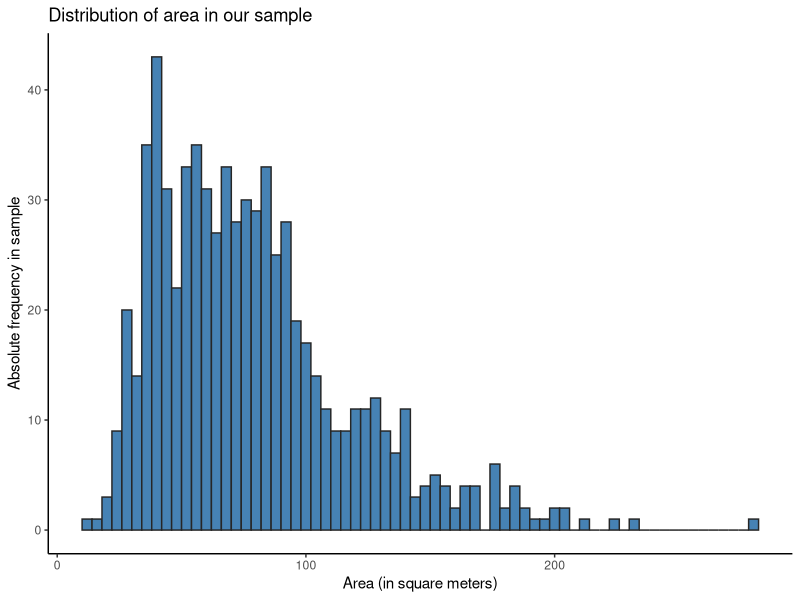
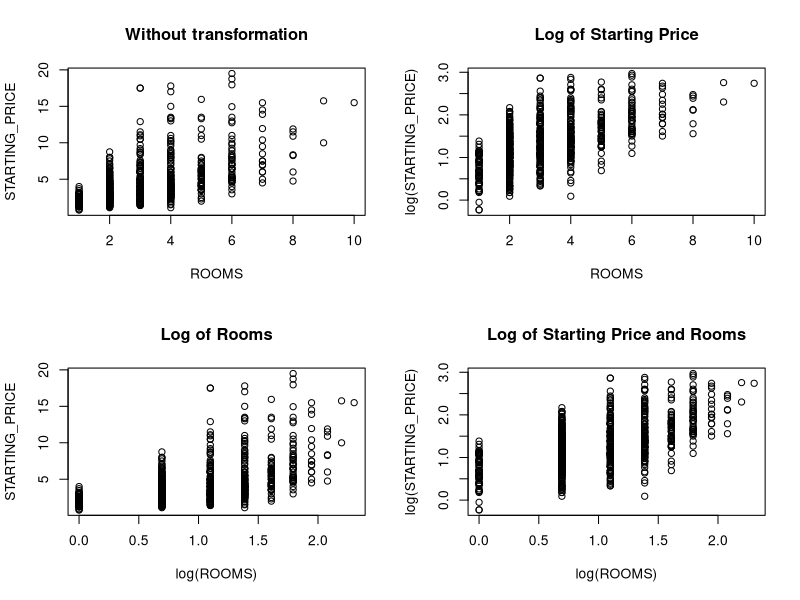
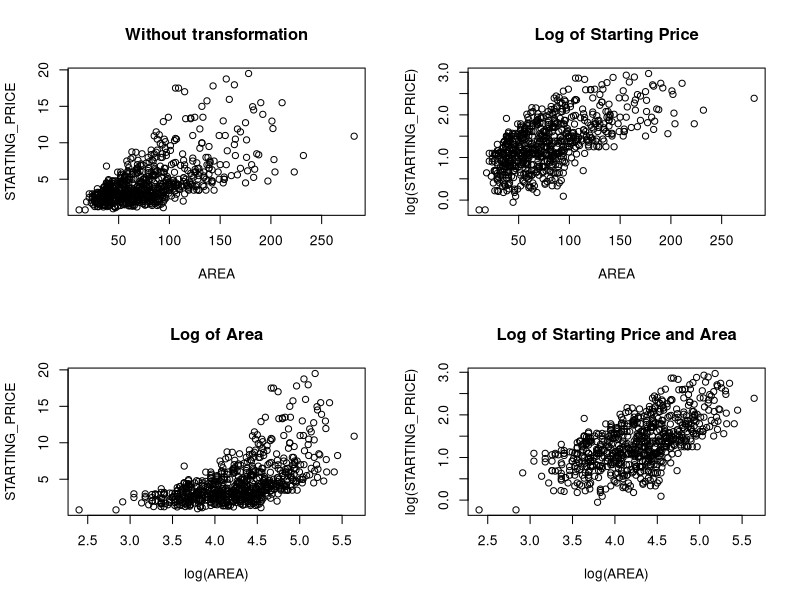
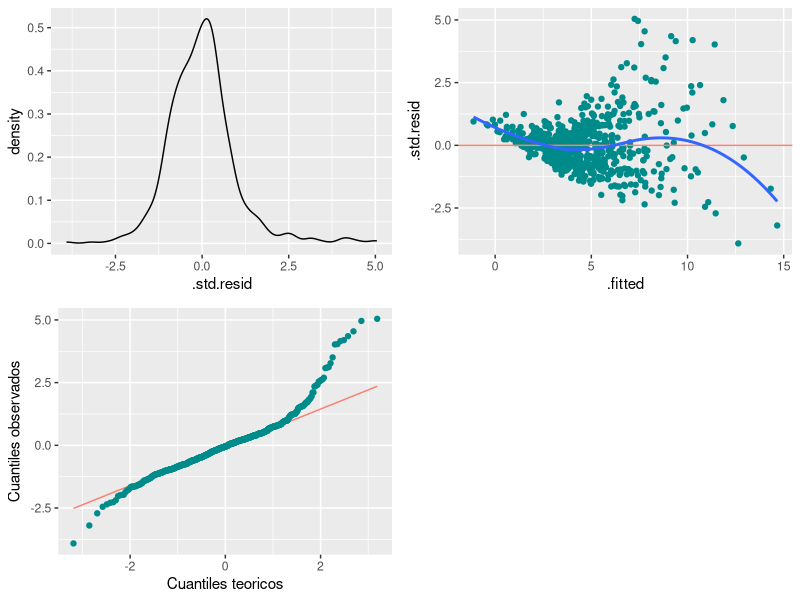
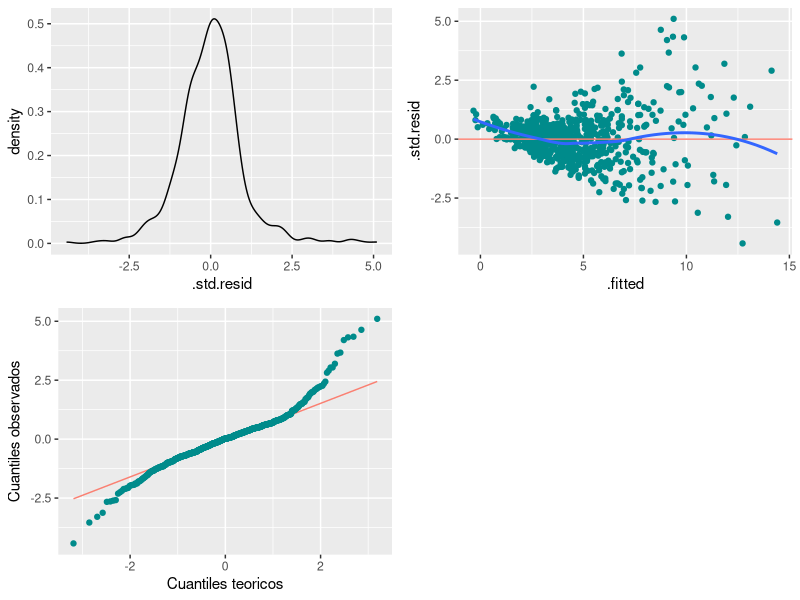
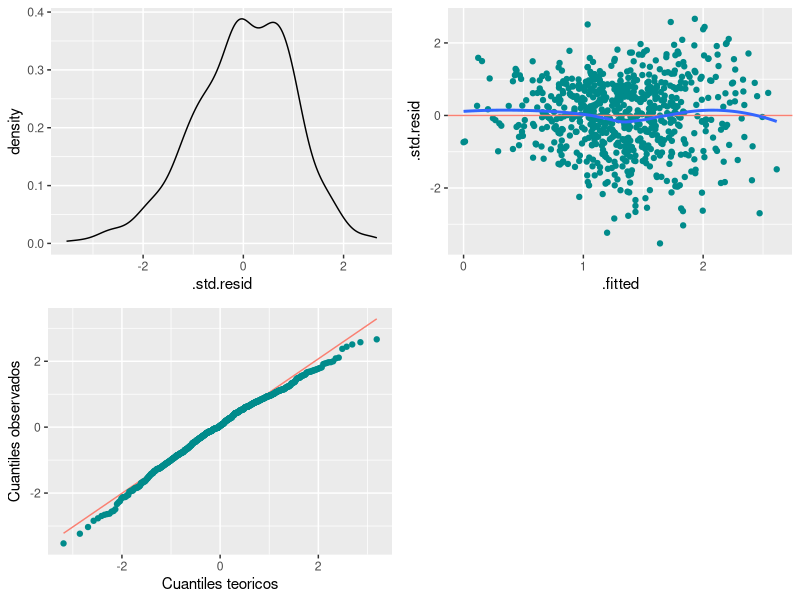
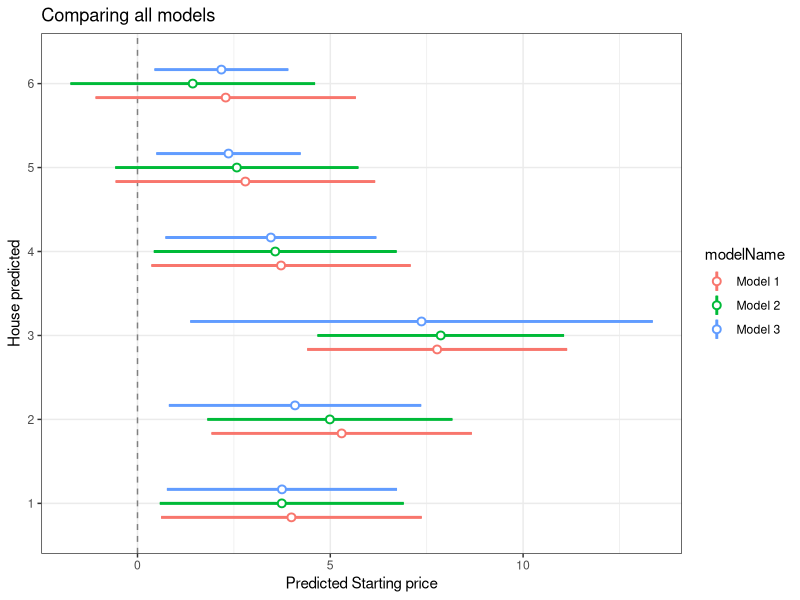

These charts were generated, in order, by the following R code:
## ---- chunk 1
library(readxl)
library(tidyverse)
library(ggplot2)
library(cowplot)
library(broom)
data <- read_excel("dataset01.xlsx")
test <- read_excel("test.xlsx")

data$STARTING_PRICE <- data$STARTING_PRICE / 1000000
data[c("REGION", "TYPE", "BALCONY")] <- lapply(data[c("REGION", "TYPE", "BALCONY")], as.factor)
levels(data$BALCONY) <- c("0", "1")
## ---- chunk 2
n_balconies <- sum(data$BALCONY == 1) # 390
n           <- length(data$BALCONY)   # 701
phat        <- n_balconies / n        # About 0.55635
p0          <- 0.5
se0         <- sqrt(p0 * (1 - p0) / n)
## ---- chunk 3
#| echo: true
z <- (phat - p0) / se0
p_value <- 2 * (1 - pnorm(abs(z)))
print(p_value)
## ---- chunk 4
#| echo: true
test_balcony = prop.test(n_balconies, n = n, p = 0.5, alternative = "two.sided", conf.level = 0.99)
test_balcony$p.value
## ---- chunk 5
alpha   <- 0.05
mu      <- 75
xbar    <- mean(data$AREA)
se      <- sqrt(sum((data$AREA - mu)^2) / (n-1)) # Population variance unknown
se_xbar <- se / sqrt(n) # Variance of xbar

data %>%
  ggplot() +
  geom_histogram(aes(AREA), fill = "steelblue", color = "grey15", binwidth = 4) + # Not really normally distributed...
  labs(title = "Distribution of area in our sample") +
  xlab("Area (in square meters)") +
  ylab("Absolute frequency in sample") +
  theme_classic()
## ---- chunk 6
#| echo: true
t_obs2  <- (xbar - mu) / se_xbar # 54.47
p_value2 <- 2 * (1 - pt(q=t_obs2,df=n-1))
print(p_value2)
## ---- chunk 7
#| echo: true
mean_test <- t.test(data$AREA, mu = mu, alternative = "two.sided", conf.level = 0.95)
mean_test$p.value
## ---- chunk 8
#| echo: true
phat  <- sum(data$TYPE == "Apartment") / n
z     <- qnorm(0.95) # Two-sided, so 90% ci uses z = 0.95
se    <- sqrt(phat*(1-phat)/n)
## ---- chunk 9
#| echo: true

conf_int <- c((phat - z*se), phat + z*se)
print(conf_int[2])

## ---- chunk 10
#| echo: true
ci <- prop.test(sum(data$TYPE == "Apartment"), n, conf.level = 0.9)
ci$conf.int
## ---- chunk 11
#| echo: true
xbar <- mean(data$ROOMS)  # About 3.15
se   <- sd(data$ROOMS)    # About 1.59
t975 <- qt(0.975, n-1)
## ---- chunk 12
#| echo: true
conf_int <- c((xbar - t975 * se / sqrt(n)), xbar + t975 * se / sqrt(n))
print(conf_int)
## ---- chunk 13
#| echo: true
ci <- t.test(data$ROOMS, conf.level = 0.95)
ci$conf.int
## ---- chunk 14
par(mfrow = c(2, 2))
plot(STARTING_PRICE ~ ROOMS, data = data, main = "Without transformation")
plot(log(STARTING_PRICE) ~ ROOMS, data = data, main = "Log of Starting Price")
plot(STARTING_PRICE ~ log(ROOMS), data = data, main = "Log of Rooms")
plot(log(STARTING_PRICE) ~ log(ROOMS), data = data, main = "Log of Starting Price and Rooms")
## ---- chunk 15
par(mfrow = c(2, 2))
plot(STARTING_PRICE ~ AREA, data = data, main = "Without transformation")
plot(log(STARTING_PRICE) ~ AREA, data = data, main = "Log of Starting Price")
plot(STARTING_PRICE ~ log(AREA), data = data, main = "Log of Area")
plot(log(STARTING_PRICE) ~ log(AREA), data = data, main = "Log of Starting Price and Area")

data <- read_excel("dataset01.xlsx")
data$STARTING_PRICE <- data$STARTING_PRICE / 1000000
data[c("REGION", "TYPE", "BALCONY")] <- lapply(data[c("REGION", "TYPE", "BALCONY")], as.factor)
## ---- chunk 16
m1 <- lm(STARTING_PRICE ~ REGION + TYPE + BALCONY + ROOMS + AREA, data = data)

base_model <- step(m1, direction = "backward", trace = 0)
#summary(base_model)
## ---- chunk 17

m2 <- lm(STARTING_PRICE ~ REGION + TYPE + BALCONY + ROOMS + AREA + 
          REGION*TYPE + REGION*BALCONY + REGION*ROOMS + REGION*AREA + 
          TYPE*BALCONY + TYPE*ROOMS + TYPE*AREA + 
          BALCONY*ROOMS + BALCONY*AREA + 
          ROOMS*AREA, data = data)

no_log_model <- step(m2, direction = "backward", trace = 0)
#summary(no_log_model)
## ---- chunk 18
m3 <- lm(log(STARTING_PRICE) ~ REGION + TYPE + BALCONY + ROOMS + log(AREA) + 
          REGION*TYPE + REGION*BALCONY + REGION*ROOMS + REGION*log(AREA) + 
          TYPE*BALCONY + TYPE*ROOMS + TYPE*log(AREA) + 
          BALCONY*ROOMS + BALCONY*log(AREA) + 
          ROOMS*log(AREA), data = data)

log_model <- step(m3, direction = "backward", trace = 0)
summary(log_model)
## ---- chunk 19
#Graphs
model1_aug <- augment(base_model)

obj1 <-
  model1_aug %>%
  ggplot(aes(.std.resid)) +
  geom_density() 

obj2 <-
  model1_aug %>% 
  ggplot(aes(x = .fitted, y = .std.resid))+
  geom_point(color = "cyan4") + 
  geom_hline(yintercept = 0, color = "salmon") +
  geom_smooth(se = F)

obj3 <-
  model1_aug %>% 
  ggplot(aes(sample = .std.resid)) +
  geom_qq_line(color = "salmon") +
  geom_qq(color = "cyan4") +
  labs(x = "Cuantiles teoricos",
       y = "Cuantiles observados")

plot_grid(obj1, obj2, obj3)

model2_aug <- augment(no_log_model)

obj1 <-
  model2_aug %>%
  ggplot(aes(.std.resid)) +
  geom_density() 

obj2 <-
  model2_aug %>% 
  ggplot(aes(x = .fitted, y = .std.resid))+
  geom_point(color = "cyan4") + 
  geom_hline(yintercept = 0, color = "salmon") +
  geom_smooth(se = F)

obj3 <-
  model2_aug %>% 
  ggplot(aes(sample = .std.resid)) +
  geom_qq_line(color = "salmon") +
  geom_qq(color = "cyan4") +
  labs(x = "Cuantiles teoricos",
       y = "Cuantiles observados")

plot_grid(obj1, obj2, obj3)

model3_aug <- augment(log_model)

obj1 <-
  model3_aug %>%
  ggplot(aes(.std.resid)) +
  geom_density() 

obj2 <-
  model3_aug %>% 
  ggplot(aes(x = .fitted, y = .std.resid))+
  geom_point(color = "cyan4") + 
  geom_hline(yintercept = 0, color = "salmon") +
  geom_smooth(se = F)

obj3 <-
  model3_aug %>% 
  ggplot(aes(sample = .std.resid)) +
  geom_qq_line(color = "salmon") +
  geom_qq(color = "cyan4") +
  labs(x = "Cuantiles teoricos",
       y = "Cuantiles observados")

plot_grid(obj1, obj2, obj3)

## ---- chunk 20
pred1 <- predict(base_model,test,interval = "prediction", level = 0.90)
pred2 <-predict(no_log_model,test,interval = "prediction", level = 0.90)
pred3 <-exp(predict(log_model,test,interval = "prediction", level = 0.90))

## ---- chunk 21
pred3[,1]
## ---- chunk 22
pred3[,2:3]
## ---- chunk 23

model1Frame <- data.frame(Variable = rownames(pred1),
                          Coefficient = pred1[,1],
                          SE=abs(pred1[,1]-pred1[,3]),
                          modelName = "Model 1")
model2Frame <- data.frame(Variable = rownames(pred2),
                          Coefficient = pred2[,1],
                          SE=abs(pred2[,1]-pred2[,3]),
                          modelName = "Model 2")
model3Frame <- data.frame(Variable = rownames(pred3),
                          Coefficient = pred3[,1],
                          SE=abs(pred3[,1]-pred3[,3]),
                          modelName = "Model 3")
# Combine these data.frames
allModelFrame <- data.frame(rbind(model1Frame, model2Frame, model3Frame))  # etc.

# Plot
zp1 <- ggplot(allModelFrame, aes(colour = modelName))
zp1 <- zp1 + geom_hline(yintercept = 0, colour = gray(1/2), lty = 2)
zp1 <- zp1 + geom_linerange(aes(x = Variable, ymin = Coefficient - SE,
                                ymax = Coefficient + SE),
                            lwd = 1, position = position_dodge(width = 1/2))
zp1 <- zp1 + geom_pointrange(aes(x = Variable, y = Coefficient, ymin = Coefficient - SE,
                                 ymax = Coefficient + SE),
                             lwd = 1/2, position = position_dodge(width = 1/2),
                             shape = 21, fill = "WHITE")
zp1 <- zp1 + coord_flip() + theme_bw()
zp1 <- zp1 + ggtitle("Comparing all models")+ylab("Predicted Starting price") +xlab("House predicted") 
print(zp1)  
